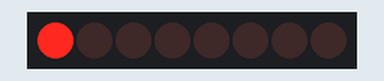
Bench run of a sketch on a simulated Arduino Uno, built with avr-gcc and run on an emulated ATmega328P. On the bench: 8 shift-register outputs drawn as a row of LEDs (first output left, lit = HIGH). Wiring (inferred from the names in the program): shift register (74HC595): data pin 8; shift clock pin 10; latch pin 9. Wiring (inferred from the signals the program sends): row of LEDs: on Q0, Q1, Q2, Q3, Q4, Q5, Q6, Q7.

Above: at 0.03 s.
At 0.39 s:
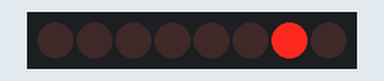
At 0.63 s:
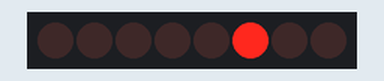
At 1.23 s:
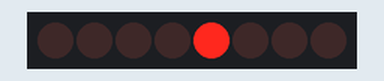
At 1.83 s:
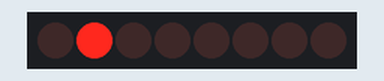
At 2.4 s:
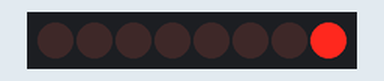
Timing chart, 0 to 3.0 s (numbered marks = the images above):
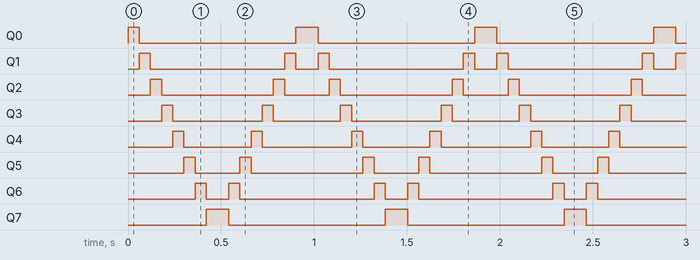

The sketch:

25_2-Shift_Register_Animation.ino
```cpp
/*
    Author: Quang Tran
    Date: August 9, 2019
*/

unsigned dataPin = 8;
unsigned latchPin = 9;
unsigned clockPin = 10;

void setup() {
  pinMode(dataPin, OUTPUT);
  pinMode(latchPin, OUTPUT);
  pinMode(clockPin, OUTPUT);
}

void loop() {
  for (int i = 1; i <= 128; i *= 2) {
    digitalWrite(latchPin, LOW);                 // Initially set LOW to store all the bits (Serially)
    shiftOut(dataPin, clockPin, MSBFIRST, i);    // Use 'i' or we could use an array of predetermined values
    digitalWrite(latchPin, HIGH);                // Latch set HIGH to output all the received signals (Parallel)
    delay(60);
  }
   for (int i = 128; i > 0; i /= 2) {
    digitalWrite(latchPin, LOW);
    shiftOut(dataPin, clockPin, MSBFIRST, i);
    digitalWrite(latchPin, HIGH);
    delay(60);
  }
}
```

Measured:
- by itself, Q0: repeats every 0.96 s: LOW 0.84 s, HIGH 0.12 s
- by itself, Q1: repeats every 0.96 s: LOW 0.72 s, HIGH 0.06 s, LOW 0.12 s, HIGH 0.06 s
- by itself, Q2: repeats every 0.96 s: LOW 0.60 s, HIGH 0.06 s, LOW 0.24 s, HIGH 0.06 s
- by itself, Q3: repeats every 0.96 s: LOW 0.48 s, HIGH 0.06 s, LOW 0.36 s, HIGH 0.06 s
- by itself, Q4: repeats every 0.96 s: LOW 0.36 s, HIGH 0.06 s, LOW 0.48 s, HIGH 0.06 s
- by itself, Q5: repeats every 0.96 s: LOW 0.24 s, HIGH 0.06 s, LOW 0.60 s, HIGH 0.06 s
- by itself, Q6: repeats every 0.96 s: LOW 0.12 s, HIGH 0.06 s, LOW 0.72 s, HIGH 0.06 s
- by itself, Q7: alternates HIGH for 0.12 s and LOW for 0.84 s
